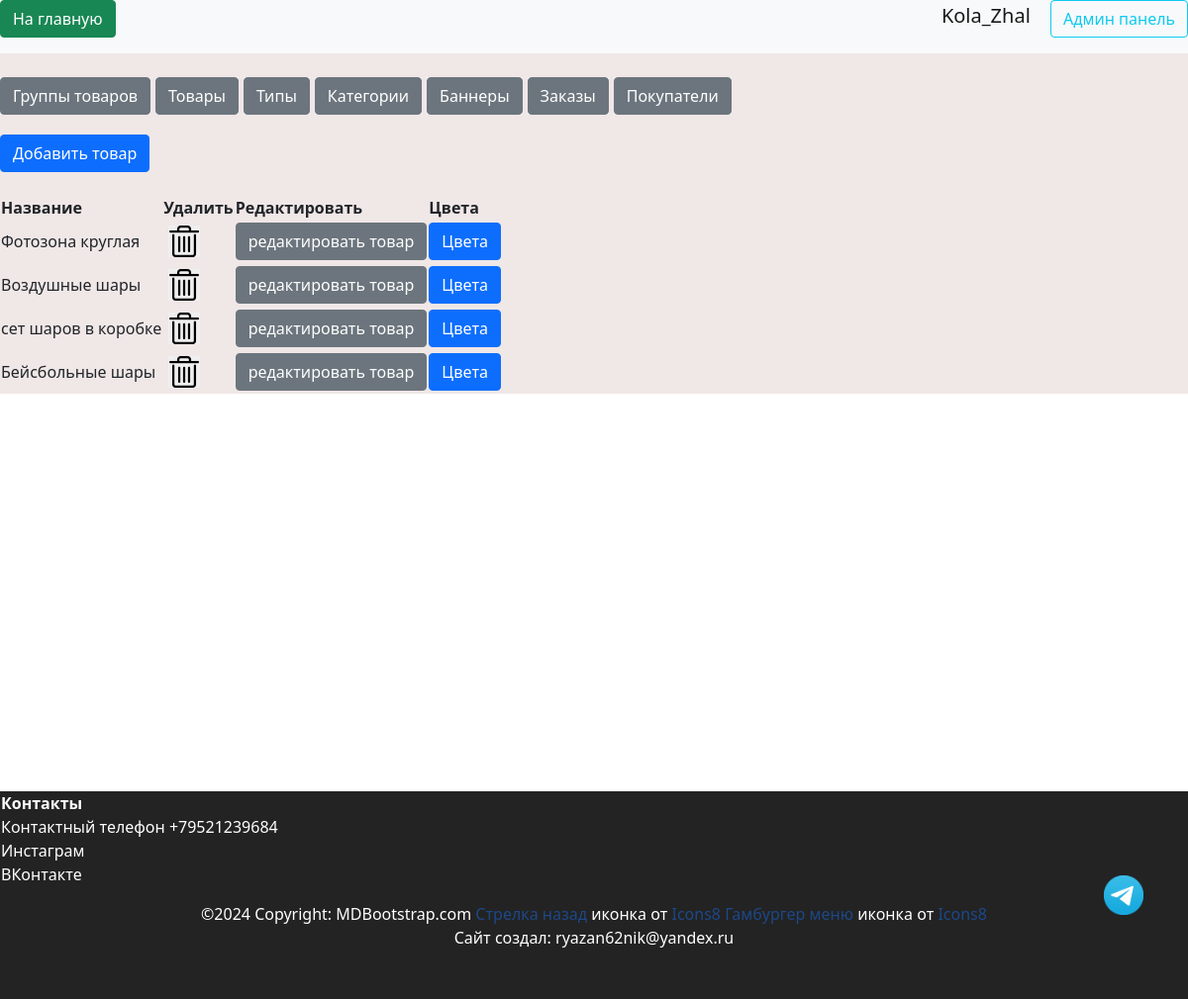
Screenshot of /admin/productsgroups (signed in) with the database file from the repository.
### data/users.py (models this page shows, shortened)
class User(SqlAlchemyBase, UserMixin, SerializerMixin):
    __tablename__ = "users"
    id = sqlalchemy.Column(sqlalchemy.Integer, primary_key=True, autoincrement=True)
    name = sqlalchemy.Column(sqlalchemy.String, nullable=True)
    tel = sqlalchemy.Column(sqlalchemy.String, nullable=True)
    email = sqlalchemy.Column(sqlalchemy.String, index=True, unique=True, nullable=True)
    hashed_password = sqlalchemy.Column(sqlalchemy.String, nullable=True)
    created_date = sqlalchemy.Column(sqlalchemy.DateTime, default=datetime.datetime.now)
    basket = sqlalchemy.Column(sqlalchemy.String, default="{}")
    admin = sqlalchemy.Column(sqlalchemy.Boolean, default=False)
    tg_id = sqlalchemy.Column(sqlalchemy.String, nullable=True)
    confirmed = sqlalchemy.Column(sqlalchemy.Boolean, default=False)
    address = sqlalchemy.Column(sqlalchemy.String, nullable=True)
    orders = orm.relationship("Order", back_populates="user")

### data/products_group.py (models this page shows, shortened)
class ProductGroup(SqlAlchemyBase, SerializerMixin):
    __tablename__ = 'product_group'
    id = sqlalchemy.Column(sqlalchemy.Integer,
                           primary_key=True, autoincrement=True)
    title = sqlalchemy.Column(sqlalchemy.String, nullable=True)
    description = sqlalchemy.Column(sqlalchemy.String, nullable=True)
    type = sqlalchemy.Column(sqlalchemy.Integer, sqlalchemy.ForeignKey("types.id"))
    type_relation = orm.relationship('Types')
    products = orm.relationship("Products", back_populates='product_group')
    comments = orm.relationship("Comments", back_populates='product_group')

### server.py (the view)
@app.route("/admin/productsgroups", methods=["GET", "POST"])
@login_required
def admin_productsgroup():
    if not current_user.admin:
        return render_template("pages/no_rights.html")
    with db_session.create_session() as db_sess:
        productgroups = db_sess.query(ProductGroup).all()
        return render_template(
            "pages/admin_product_groups.html",
            title="Админ панель",
            productgroups=productgroups,
        )

### data/db_session.py (called while the page is built)
def create_session() -> Session:
    global __factory
    return __factory()

### server.py (called while the page is built)
@login_manager.user_loader
def load_user(user_id):
    db_sess = db_session.create_session()
    return db_sess.query(User).filter(User.id == user_id).first()

### templates/pages/admin_product_groups.html
{% extends "pages/base_admin.html" %}
{% block admincontent %}
<div>
    {% if current_user.is_authenticated %}
    <a href="/admin/add-productgroup" class="btn btn-primary">Добавить товар</a>
    {% endif %}
</div>
<br>
<div style="overflow: auto;">
    <table>
        <tr>
            <th>Название</th>
            <th>Удалить</th>
            <th>Редактировать</th>
            <th>Цвета</th>
        </tr>
        {% for productgroup in productgroups %}
        <tr>
            <td>{{ productgroup.title }}</td>
            <td>
                <button type="submit" onclick="show_me({{productgroup.id}}, 'productgroup');" class="delete-button">
                </button>
            </td>
            <td>
                <a href="/admin/edit-productgroup/{{productgroup.id}}" class="btn btn-secondary">редактировать товар</a>
            </td>
            <td>
                <a href="/admin/products-productgroup/{{productgroup.id}}" class="btn btn-primary">Цвета</a>
            </td>
        </tr>
        {% endfor %}
    </table>
</div>
{% endblock %}

### templates/includes/header.html
<header class="header--fixed">
    <nav class="navbar navbar-light bg-light">
        <p align="right">
            <a href="/index" class="btn btn-success"> На главную </a>
        </p>
        {% if current_user.is_authenticated %}
        <p align="right">
            <a class="logout navbar-brand" href="/logout">{{ current_user.name }}</a>
            {% if current_user.admin%}
            <a class="btn btn-outline-info mr-2" href="/admin/products">Админ панель</a>
            {% endif %}
            {% else %}
        <p align="right">
            <a class="btn btn-primary" onclick="saveHref('/register')" href="/register">Зарегистрироваться</a>
            <a class="btn btn-success" onclick="saveHref('/login')" href="/login">Войти</a>
        </p>
        {% endif %}
    </nav>
</header>

### static/css/header.css (style rules this page uses)
:root { --main-color: #0179FA; --second-color: white; }

### static/css/footer.css (style rules this page uses)
:root { --main-color: #111111; --second-color: white; }

### static/css/mystyle.css (style rules this page uses)
html { --firstly-color: white; --secondary-color: rgba(91, 82, 212, 0.837); --thirdly-color: rgb(99, 96, 105); --fourly-color: rgb(144, 182, 242); --black: rgb(35, 35, 35); --dark-blue: #12191d; --white: #ffffff; --green: #33ff00; --caribbean: #00e197; --light-green: #8eef8c; --turquoise: #12eeff; --pink: #f053d5; --red: #fe785a; --gray-900: #0c1114; --gray-700: #242a2c; --gray-650: #495257; --gray-600: #424b4f; --gray-500: #495257; --gray-300: #8d979e; --gray-200: #acb4b9; --gray-150: #aeb6bb; --gray-100: #eef1f3; --gray-50: #f6f8f9; --framing: black; --text-color: white; }
body { min-height: 100vh; position: relative; margin: 0; padding: 0; text-align: center; }
.delete-button { width: 4vh; height: 4vh; border: none; background-image: url("../img/system/admin_del_item.png"); background-size: cover; margin: 5px 5px; }

### static/css/index.css (style rules this page uses)
.navbar { padding-top: 0; padding-bottom: 0; }

### static/css/product_style.css (style rules this page uses)
:root { --product-text-color: rgb(255, 122, 0); --product-description-color: rgb(195, 213, 243); --product-title-color: rgb(255, 215, 0); --product-background: rgb(19, 68, 124); }
a { color: rgb(29, 72, 136); text-decoration: none; }

### rows the page displays
User: name "Kola_Zhal"
ProductGroup: title "Фотозона круглая"
ProductGroup: title "Воздушные шары"
ProductGroup: title "сет шаров в коробке"
ProductGroup: title "Бейсбольные шары"
